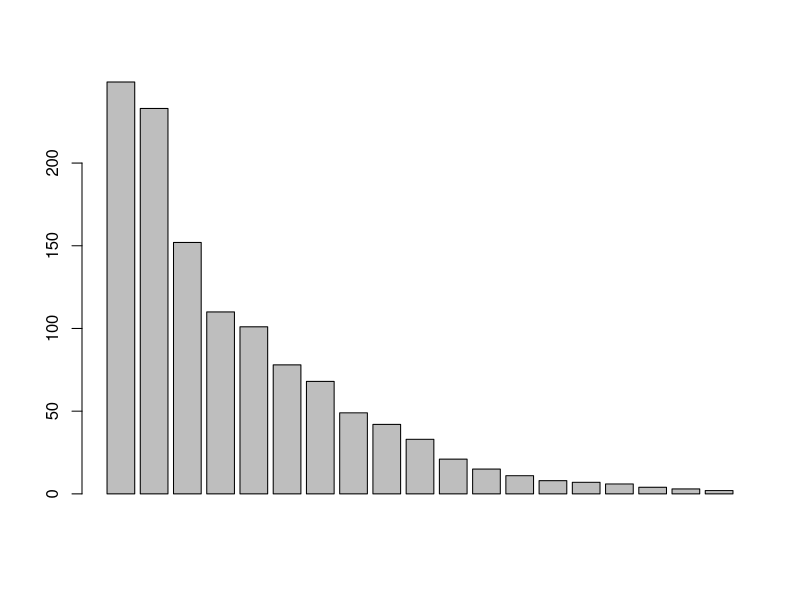
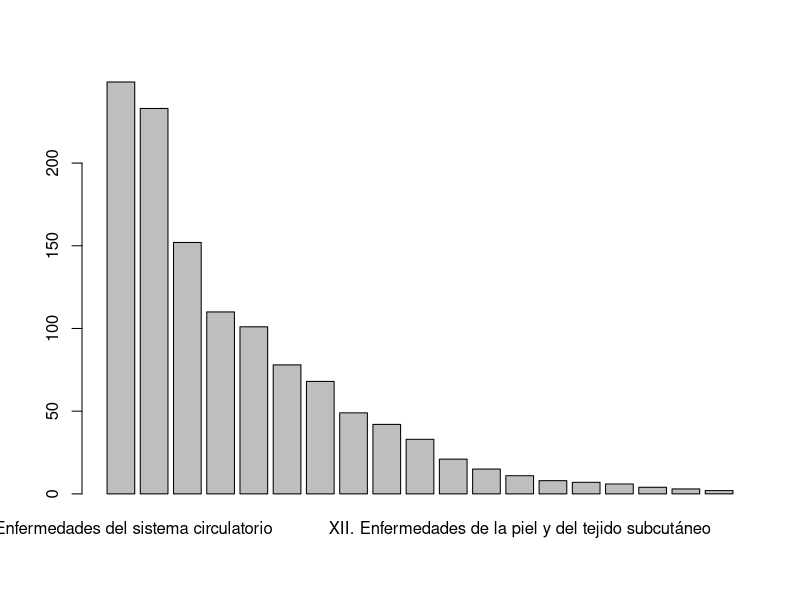
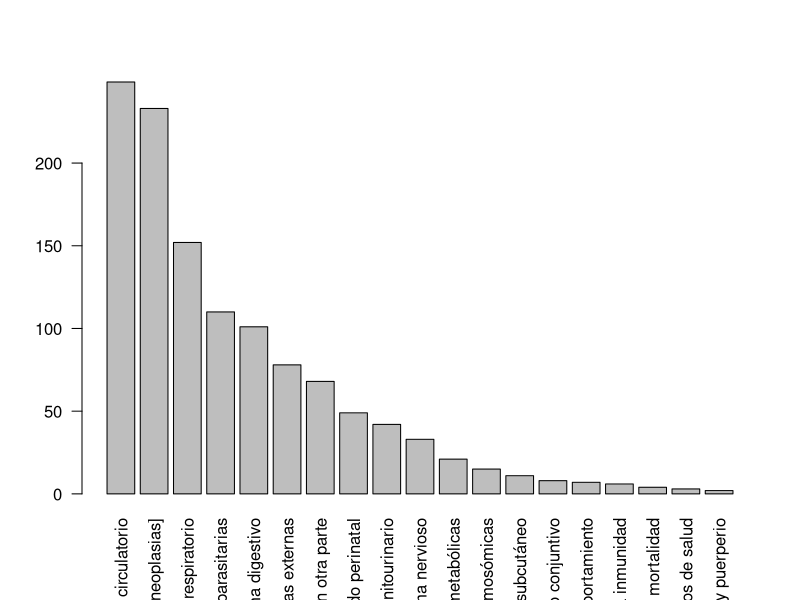

Write the R code that produced these figures, in order. (Note: this script raises an error after producing the figures.)
## ---- chunk 1
knitr::opts_chunk$set(echo = TRUE)
## ---- chunk 2
muertes_HGM <- read.csv("Primeras_causas_de_mortalidad_general_HGM.csv")
## ---- chunk 3
with(muertes_HGM, barplot(No.Casos))
## ---- chunk 4
with(muertes_HGM, barplot(No.Casos, names.arg = Primeras.Causas))
## ---- chunk 5
with(muertes_HGM, barplot(No.Casos, names.arg = Primeras.Causas, las = 2))
## ---- chunk 6
op <- par(no.readonly = TRUE)
par(mar = op$mar + c(45, 0, 0, 0))
with(muertes_HGM, barplot(No.Casos, names.arg = Primeras.Causas, las = 2))
par(op)
## ---- chunk 7
op <- par(no.readonly = TRUE)
par(mar = op$mar + c(33, 0, 0, 0))
bp1 <- with(muertes_HGM, barplot(No.Casos, ylim = c(0, 280), las = 1, col = "chocolate",
                                 main = "Principales causas de muerte en 2018 en el HGM",
                                 ylab = "Frecuencia"))
text(bp1, -4, labels = muertes_HGM$Primeras.Causas, srt = 70, adj = 1, xpd = TRUE,
     cex = 0.8)
mtext("Causas", side = 1, line = 30, adj = 0)
grid()
par(op)
